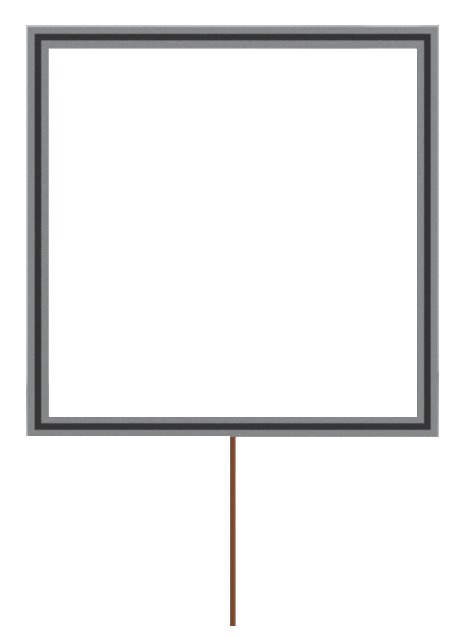
#> input picture data/gate_clean.jpeg, 464 x 636 px
$ python FeatureBasedTemplate.py
#> lines starting #> are read from the running program, lines starting #| are printed output that depends on the picture
import cv2
import numpy as np


class FeatureBasedTempalte:
    """
    Full package of FeatureBased for single image
    """
    # TODO: fix brief, fast
    # 'fast': self.fast_kp_des
    def __init__(self, method):
        self.methods = {'sift': self.sift_kp_des, 'surf': self.surf_kp_des,
                        'orb': self.orb_kp_des}
        self.clean_img = None
        self.img = None
        self.params = None
        if method in self.methods:
            self.method = method
        else:
            raise AttributeError("Invalid method: {}\n Method is not in {}".format(method, self.methods.keys()))

    # [8 lines left out: function load_clean, not called in this run]

    def sift_kp_des(self, img=None):
        sift = cv2.xfeatures2d.SIFT_create()
        return sift.detectAndCompute(self.img if img is None else img, None)

    def surf_kp_des(self, img=None):
        surf = cv2.xfeatures2d.SURF_create()
        return surf.detectAndCompute(self.img if img is None else img, None)

    def fast_kp_des(self, img=None):
        fast = cv2.FastFeatureDetector_create(nonmaxSuppression=True)  # TODO : change params
        return fast.detectAndCompute(self.img if img is None else img, None)

    def orb_kp_des(self, img=None):
        orb = cv2.ORB_create()  # TODO : chan
        return orb.detectAndCompute(self.img if img is None else img, None)

    # TODO: test those functions
    def brief_kp(self):
        brief = cv2.DescriptorExtractor_create("BRIEF")
        return brief.compute(self.img, self.star_kp())

    def star_kp(self):
        star = cv2.FeatureDetector_create("STAR")
        return star.detect(self.img, None)

    # [79 lines left out: functions brute_force_matching, brute_force_matching_ratio_test, FLANN_matching, plot_img, plot_compare, not called in this run]

    def __str__(self):
        return "Image: {}\nSize: {}\nMethod: {}\nKeyPoints: {}".\
            format(self.params["path"], self.params["size"], self.method, len(self.params['kp']))

    def bullshit(self):
        import numpy as np
        import cv2
        from matplotlib import pyplot as plt

        img1 = cv2.imread("../data/gate_clean.jpeg", 0)  # queryImage
#> img1: shape (636, 464); min 47, max 255, mean 238.1
        img2 = cv2.imread("../data/cad_renders2/GateRenders_0040.jpg", 0)  # trainImage
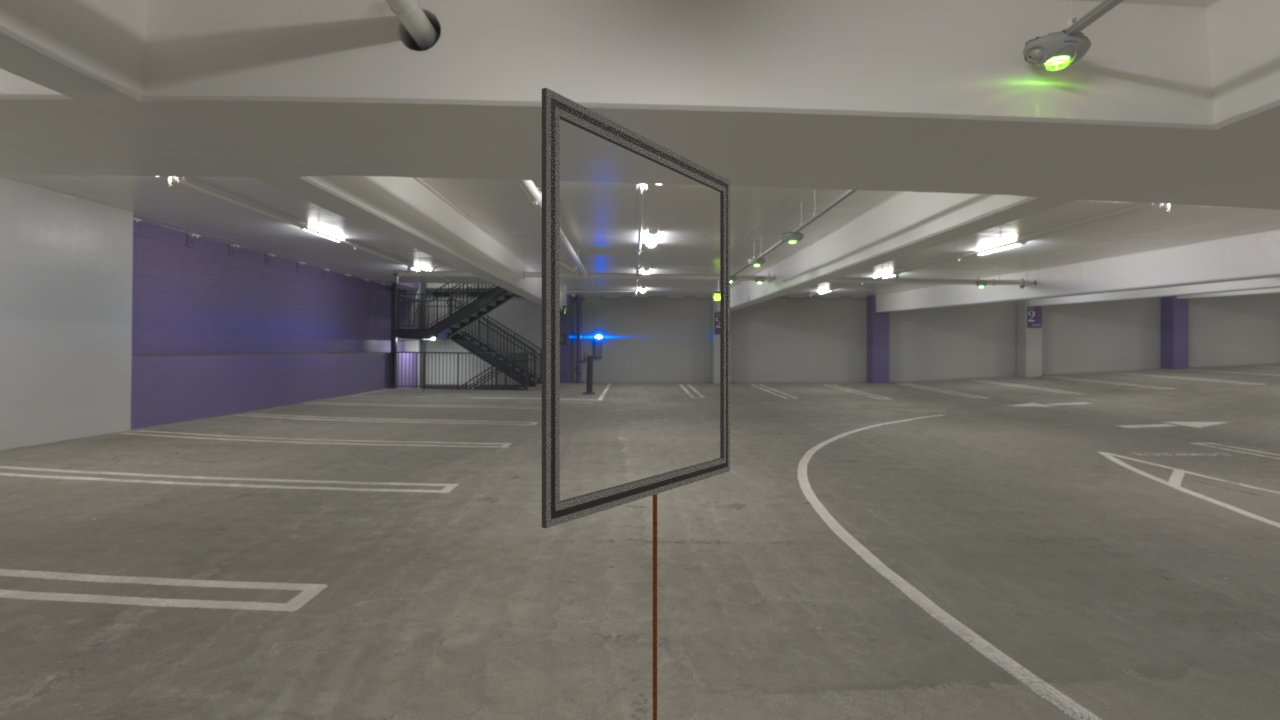
#> input picture data/cad_renders3/GateRenders_0040.jpg, 1280 x 720 px, found by its file name
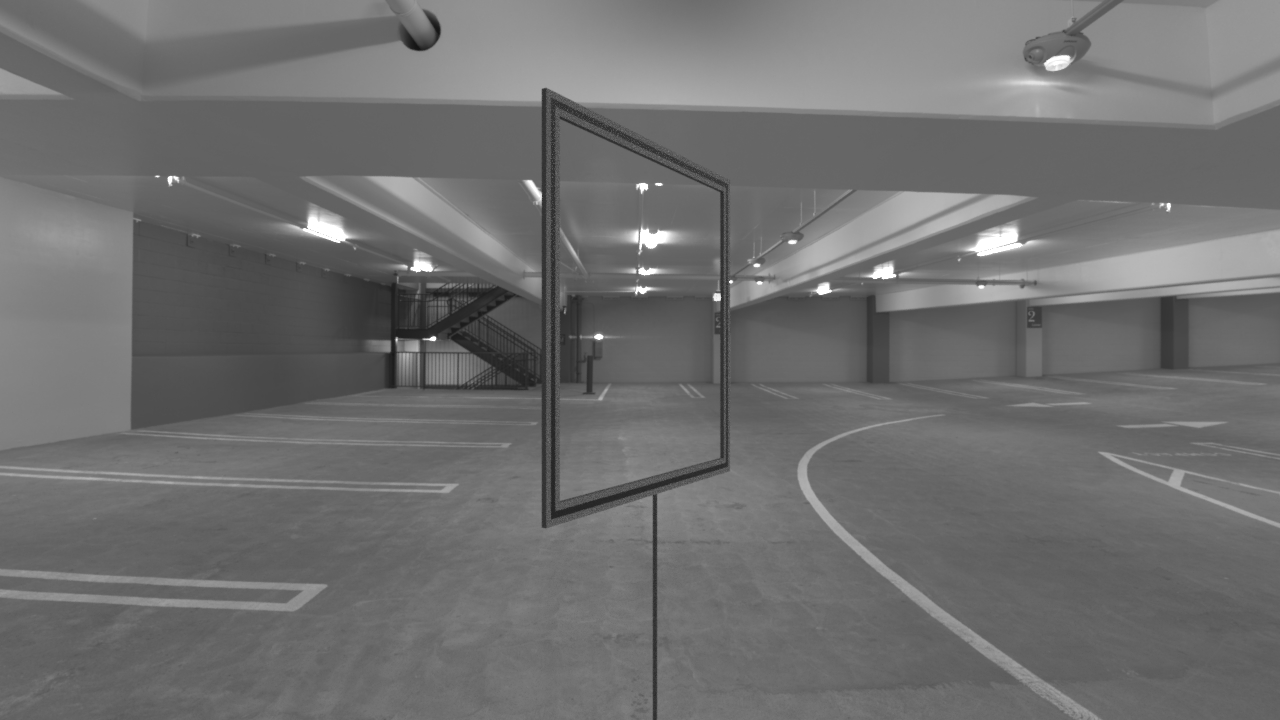
#> img2: shape (720, 1280); min 20, max 255, mean 111.1

        # Initiate SIFT detector
        orb = cv2.ORB_create()

        # find the keypoints and descriptors with SIFT
        kp1, des1 = orb.detectAndCompute(img1, None)
#> kp1 = 44 keypoints; strongest (x, y, size): (222, 437, 111.1), (236, 438, 77.1), (224, 439, 92.6), (231, 440, 77.1)
        kp2, des2 = orb.detectAndCompute(img2, None)
#> kp2 = 500 keypoints; strongest (x, y, size): (433, 337, 37.2), (435, 337, 31), (719, 297, 44.6), (731, 281, 31)
        bf = cv2.BFMatcher(cv2.NORM_HAMMING, crossCheck=True)

        # Match descriptors.
        matches = bf.match(des1, des2)
#> matches = 15 matches

        # Sort them in the order of their distance.
        matches = sorted(matches, key=lambda x: x.distance)

        # Draw first 10 matches.
        img3 = np.array([])
        img3 = cv2.drawMatches(img1, kp1, img2, kp2, matches[:10],img3, flags=2)
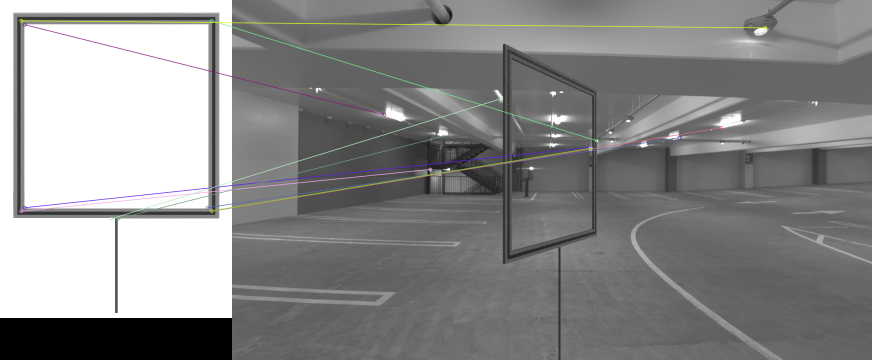
#> img3: shape (720, 1744, 3) (shown at 1/2 size); mean of channels 0, 1, 2 137.6, 137.8, 137.8; drawn as B, G, R

        plt.imshow(img3), plt.show()


if __name__ == "__main__":
    path = "../data/gate_clean.jpeg"
    path2 = path
    # path2 = "../data/cad_renders/GateRenders 3.jpg"
    path2 = "../data/cad_renders2/GateRenders_0001.jpg"
    fbt = FeatureBasedTempalte("orb")
    # fbt.load_clean(path)
    # fbt.plot_img(True)
    fbt.bullshit()
    # fbt.plot_compare(path2)
